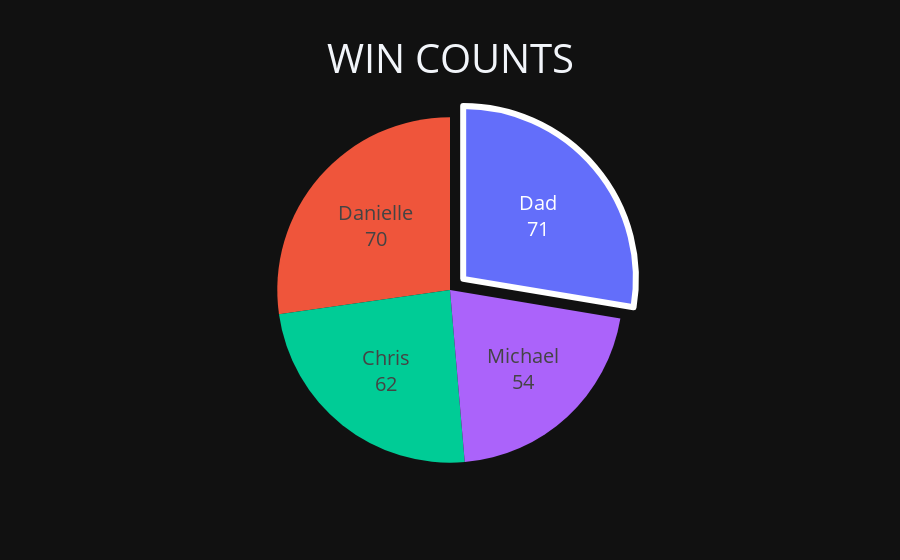

Write notebook code for a chart like this one.
### Markdown cell above
# have not been documenting because this was supposed to be a scrap notebook

however clearly I am using it a lot, will have to claen up later, will add commented code ....eventually hehe

### Code cell
#putting the above graphing work into one place to copy into the app code
#BY THE WAY it took about 2 hours to figure out how to ONLY border a pulled slice. JUSSSSS SAYIN

#easiest way is to make lits of just the data we need
players = ['Michael', 'Danielle','Chris','Dad']
scores = [len(michaelwindf), len(daniellewindf), len(chriswindf), len(dadwindf)]

#becaue it can be zipped into a dict
piezip = zip(players,scores)

#easily turned into a dataframe
piedf = pd.DataFrame(piezip, columns = ['Player','Score'])

#sorted so that the winner is always on top/is pulled and bordered
piedf.sort_values('Score', ascending = False, inplace = True)



#and then added allllll togehter into one beautiful pie chart
total_pie = px.pie(piedf, names = 'Player', values = 'Score',
                   title = 'WIN COUNTS', template = 'plotly_dark',
                  height = 800, width = 800)
total_pie.update_traces(textinfo = 'label + value',pull = ([.1,0,0,0]),
                        textfont = dict(size = 20), hovertemplate = [
                            'WOW YOU\'RE WINNING','OK, YAAAAS','I mean, you\'re trying','LOSER'],
                       marker = dict(line = dict(color = 'white', width = [6,0,0,0])))
total_pie.update_layout(autosize = True,
    title={
        'text': "WIN COUNTS",
        'y':.92,
        'x':0.5,
        'xanchor': 'center',
        'yanchor': 'top'
        },
    title_font_size = 40,
    showlegend = False
)
total_pie.show()

### Figure 1 — Plotly figure (JSON) as saved in the notebook; plotly's stock layout.template omitted (floating-point values rounded to 4 significant figures)
{"data": [{"domain": {"x": [0, 1], "y": [0, 1]}, "hovertemplate": ["WOW YOU'RE WINNING", "OK, YAAAAS", "I mean, you're trying", "LOSER"], "labels": ["Dad", "Danielle", "Chris", "Michael"], "legendgroup": "", "marker": {"line": {"color": "white", "width": [6, 0, 0, 0]}}, "name": "", "pull": [0.1, 0, 0, 0], "showlegend": true, "textfont": {"size": 20}, "textinfo": "label+value", "type": "pie", "values": [71, 70, 62, 54]}], "layout": {"autosize": true, "legend": {"tracegroupgap": 0}, "showlegend": false, "title": {"font": {"size": 40}, "text": "WIN COUNTS", "x": 0.5, "xanchor": "center", "y": 0.92, "yanchor": "top"}}}
